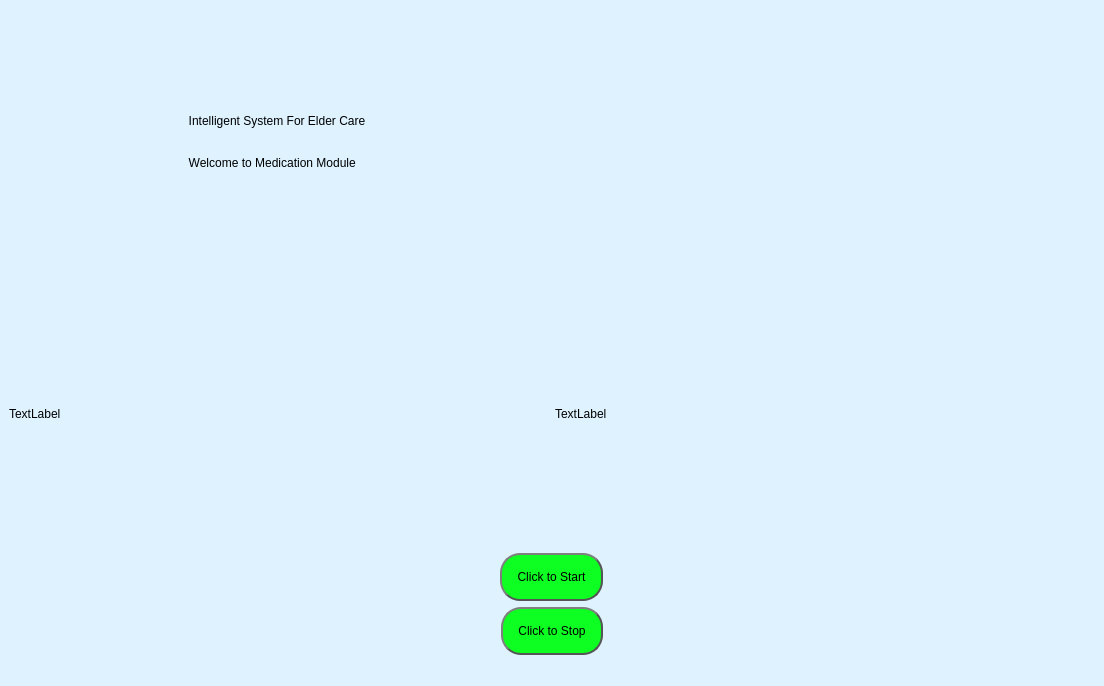
<?xml version="1.0" encoding="UTF-8"?>
<ui version="4.0">
 <class>MainWindow</class>
 <widget class="QMainWindow" name="MainWindow">
  <property name="geometry">
   <rect>
    <x>0</x>
    <y>0</y>
    <width>1104</width>
    <height>686</height>
   </rect>
  </property>
  <property name="windowTitle">
   <string>MainWindow</string>
  </property>
  <property name="styleSheet">
   <string notr="true">background-color: rgb(222, 242, 255);</string>
  </property>
  <widget class="QWidget" name="centralwidget">
   <layout class="QVBoxLayout" name="verticalLayout">
    <item>
     <widget class="QLabel" name="excercise_ques">
      <property name="sizePolicy">
       <sizepolicy hsizetype="Ignored" vsizetype="Ignored">
        <horstretch>0</horstretch>
        <verstretch>0</verstretch>
       </sizepolicy>
      </property>
      <property name="styleSheet">
       <string notr="true">font: 75 24pt &quot;MS Shell Dlg 2&quot;;</string>
      </property>
      <property name="text">
       <string>                                                      Intelligent System For Elder Care 


                                                      Welcome to Medication Module</string>
      </property>
     </widget>
    </item>
    <item>
     <layout class="QHBoxLayout" name="horizontalLayout_5">
      <item>
       <widget class="QLabel" name="img1">
        <property name="sizePolicy">
         <sizepolicy hsizetype="Ignored" vsizetype="Ignored">
          <horstretch>0</horstretch>
          <verstretch>0</verstretch>
         </sizepolicy>
        </property>
        <property name="text">
         <string>TextLabel</string>
        </property>
       </widget>
      </item>
      <item>
       <widget class="QLabel" name="img2">
        <property name="sizePolicy">
         <sizepolicy hsizetype="Ignored" vsizetype="Ignored">
          <horstretch>0</horstretch>
          <verstretch>0</verstretch>
         </sizepolicy>
        </property>
        <property name="text">
         <string>TextLabel</string>
        </property>
       </widget>
      </item>
     </layout>
    </item>
    <item>
     <layout class="QHBoxLayout" name="horizontalLayout_3">
      <item>
       <widget class="QPushButton" name="start">
        <property name="sizePolicy">
         <sizepolicy hsizetype="Fixed" vsizetype="Fixed">
          <horstretch>0</horstretch>
          <verstretch>0</verstretch>
         </sizepolicy>
        </property>
        <property name="styleSheet">
         <string notr="true">
QPushButton {
	font: 18pt &quot;MS Shell Dlg 2&quot;;
    border: 2px solid #555;
    border-radius: 20px;
    border-style: outset;
    background-color: rgb(14, 255, 34);
    padding: 15px;
    }

QPushButton:hover {
    background-color: rgb(7, 255, 119);
    }

QPushButton:pressed {
    border-style: inset;
    background: qradialgradient(
        cx: 0.4, cy: -0.1, fx: 0.4, fy: -0.1,
        radius: 1.35, stop: 0 #fff, stop: 1 #ddd
        );
    }</string>
        </property>
        <property name="text">
         <string>Click to Start</string>
        </property>
       </widget>
      </item>
     </layout>
    </item>
    <item>
     <layout class="QHBoxLayout" name="horizontalLayout_4">
      <item>
       <widget class="QPushButton" name="stop">
        <property name="sizePolicy">
         <sizepolicy hsizetype="Fixed" vsizetype="Fixed">
          <horstretch>0</horstretch>
          <verstretch>0</verstretch>
         </sizepolicy>
        </property>
        <property name="styleSheet">
         <string notr="true">
QPushButton {
	font: 18pt &quot;MS Shell Dlg 2&quot;;
    border: 2px solid #555;
    border-radius: 20px;
    border-style: outset;
    background-color: rgb(14, 255, 34);
    padding: 15px;
    }

QPushButton:hover {
    background-color: rgb(7, 255, 119);
    }

QPushButton:pressed {
    border-style: inset;
    background: qradialgradient(
        cx: 0.4, cy: -0.1, fx: 0.4, fy: -0.1,
        radius: 1.35, stop: 0 #fff, stop: 1 #ddd
        );
    }</string>
        </property>
        <property name="text">
         <string>Click to Stop</string>
        </property>
       </widget>
      </item>
     </layout>
    </item>
   </layout>
  </widget>
  <widget class="QMenuBar" name="menubar">
   <property name="geometry">
    <rect>
     <x>0</x>
     <y>0</y>
     <width>1104</width>
     <height>26</height>
    </rect>
   </property>
  </widget>
  <widget class="QStatusBar" name="statusbar"/>
 </widget>
 <resources/>
 <connections/>
</ui>
